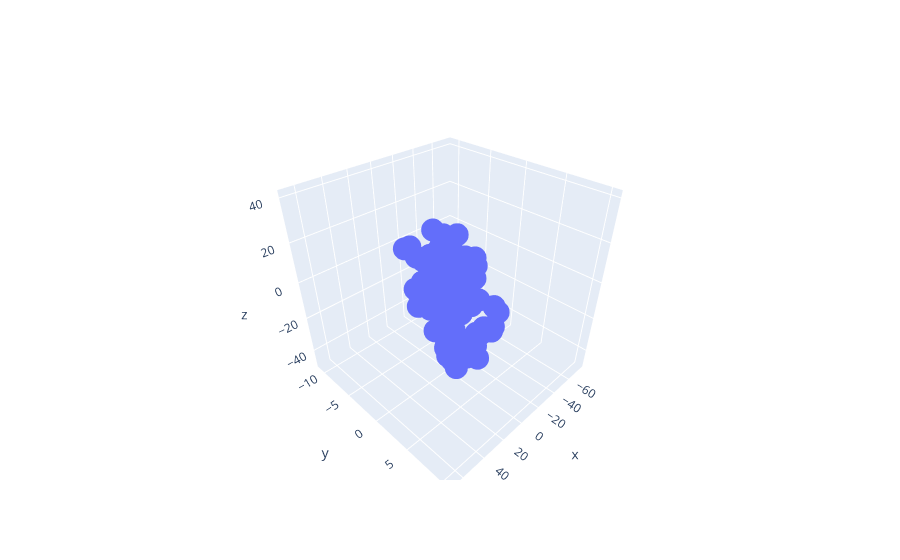

Source (notebook cell):
### Code cell
go.Figure(data=[go.Scatter3d(
                        x=points[0, :],
                        y=points[1, :],
                        z=points[2, :],
                        mode='markers')])

# Some random dots in R3 neither in one plane, nor on one line
